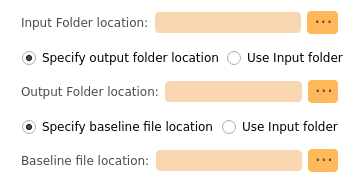
        <widget class="QFrame" name="verticalFrame">
         <property name="styleSheet">
          <string notr="true">background-color: rgb(255, 255, 255);
border-radius: 4px;</string>
         </property>
         <layout class="QVBoxLayout" name="verticalLayout">
          <property name="sizeConstraint">
           <enum>QLayout::SetDefaultConstraint</enum>
          </property>
          <item>
           <layout class="QHBoxLayout" name="horizontalLayout_2">
            <property name="leftMargin">
             <number>10</number>
            </property>
            <property name="rightMargin">
             <number>10</number>
            </property>
            <item>
             <widget class="QLabel" name="static_odsc_label_01">
              <property name="minimumSize">
               <size>
                <width>0</width>
                <height>21</height>
               </size>
              </property>
              <property name="font">
               <font>
                <family>Verdana</family>
                <pointsize>9</pointsize>
                <weight>50</weight>
                <italic>false</italic>
                <bold>false</bold>
               </font>
              </property>
              <property name="styleSheet">
               <string notr="true">color: rgb(75, 75, 75);</string>
              </property>
              <property name="text">
               <string>Input Folder location:</string>
              </property>
             </widget>
            </item>
            <item>
             <widget class="QLineEdit" name="pyqt5_dynamic_odsc_entry_input_path">
              <property name="enabled">
               <bool>true</bool>
              </property>
              <property name="minimumSize">
               <size>
                <width>0</width>
                <height>21</height>
               </size>
              </property>
              <property name="font">
               <font>
                <family>Verdana</family>
               </font>
              </property>
              <property name="styleSheet">
               <string notr="true">border-radius: 4px;
padding: 0px 5px 0px 5px;
background-color: rgb(248,214,176);
</string>
              </property>
              <property name="text">
               <string/>
              </property>
             </widget>
            </item>
            <item>
             <widget class="QPushButton" name="pyqt5_dynamic_odsc_button_loadfolder_input">
              <property name="enabled">
               <bool>true</bool>
              </property>
              <property name="minimumSize">
               <size>
                <width>31</width>
                <height>21</height>
               </size>
              </property>
              <property name="font">
               <font>
                <family>Verdana</family>
                <pointsize>14</pointsize>
               </font>
              </property>
              <property name="styleSheet">
               <string notr="true">QPushButton {
	border-radius: 4px;
	background-color: rgb(255, 184, 90);
	padding-left: 2px;
	color: rgb(75, 75, 75);
}
QPushButton:hover{
	background-color: rgb(248,214,176);	
}
QPushButton:pressed{
	background-color: rgb(179, 197, 192);
}</string>
              </property>
              <property name="text">
               <string>···</string>
              </property>
             </widget>
            </item>
           </layout>
          </item>
          <item>
           <widget class="QFrame" name="horizontalFrame_2">
            <layout class="QHBoxLayout" name="horizontalLayout_3" stretch="1,1">
             <property name="leftMargin">
              <number>10</number>
             </property>
             <property name="rightMargin">
              <number>1</number>
             </property>
             <item>
              <widget class="QRadioButton" name="pyqt5_dynamic_odsc_radio_output_specify">
               <property name="font">
                <font>
                 <family>Verdana</family>
                 <pointsize>9</pointsize>
                </font>
               </property>
               <property name="styleSheet">
                <string notr="true">QRadioButton::indicator
{
width: 15px;
height: 15px;

}

QRadioButton::indicator::unchecked
{
	image: url(:/ui/resources/radiobutton/radiobutton_unchecked.png);
}

QRadioButton::indicator:unchecked:hover
{
    image: url(:/ui//resources/radiobutton/radiobutton_unchecked_hover.png);
}

QRadioButton::indicator:unchecked:pressed
{
    image: url(:/ui//resources/radiobutton/radiobutton_unchecked_pressed.png);
}

QRadioButton::indicator::checked 
{
    image: url(:/ui//resources/radiobutton/radiobutton_checked.png);
}

QRadioButton::indicator:checked:hover 
{
    image: url(:/ui//resources/radiobutton/radiobutton_checked_hover.png);
}

QRadioButton::indicator:checked:pressed 
{
    image: url(:/ui//resources/radiobutton/radiobutton_checked_pressed.png);
}</string>
               </property>
               <property name="text">
                <string>Specify output folder location</string>
               </property>
               <property name="checked">
                <bool>true</bool>
               </property>
              </widget>
             </item>
             <item>
              <widget class="QRadioButton" name="pyqt5_dynamic_odsc_radio_output_use_input">
               <property name="font">
                <font>
                 <family>Verdana</family>
                 <pointsize>9</pointsize>
                </font>
               </property>
               <property name="styleSheet">
                <string notr="true">QRadioButton::indicator
{
width: 15px;
height: 15px;

}

QRadioButton::indicator::unchecked
{
	image: url(:/ui/resources/radiobutton/radiobutton_unchecked.png);
}

QRadioButton::indicator:unchecked:hover
{
    image: url(:/ui//resources/radiobutton/radiobutton_unchecked_hover.png);
}

QRadioButton::indicator:unchecked:pressed
{
    image: url(:/ui//resources/radiobutton/radiobutton_unchecked_pressed.png);
}

QRadioButton::indicator::checked 
{
    image: url(:/ui//resources/radiobutton/radiobutton_checked.png);
}

QRadioButton::indicator:checked:hover 
{
    image: url(:/ui//resources/radiobutton/radiobutton_checked_hover.png);
}

QRadioButton::indicator:checked:pressed 
{
    image: url(:/ui//resources/radiobutton/radiobutton_checked_pressed.png);
}</string>
               </property>
               <property name="text">
                <string>Use Input folder</string>
               </property>
              </widget>
             </item>
            </layout>
           </widget>
          </item>
          <item>
           <layout class="QHBoxLayout" name="horizontalLayout_4">
            <property name="leftMargin">
             <number>10</number>
            </property>
            <property name="rightMargin">
             <number>10</number>
            </property>
            <item>
             <widget class="QLabel" name="static_odsc_label_02">
              <property name="minimumSize">
               <size>
                <width>0</width>
                <height>21</height>
               </size>
              </property>
              <property name="font">
               <font>
                <family>Verdana</family>
                <pointsize>9</pointsize>
                <weight>50</weight>
                <italic>false</italic>
                <bold>false</bold>
               </font>
              </property>
              <property name="styleSheet">
               <string notr="true">color: rgb(75, 75, 75);</string>
              </property>
              <property name="text">
               <string>Output Folder location:</string>
              </property>
             </widget>
            </item>
            <item>
             <widget class="QLineEdit" name="pyqt5_dynamic_odsc_entry_output_path">
              <property name="enabled">
               <bool>true</bool>
              </property>
              <property name="minimumSize">
               <size>
                <width>0</width>
                <height>21</height>
               </size>
              </property>
              <property name="font">
               <font>
                <family>Verdana</family>
               </font>
              </property>
              <property name="styleSheet">
               <string notr="true">QLineEdit {
border-radius: 4px;
padding: 0px 5px 0px 5px;
background-color: rgb(248,214,176);
}

QLineEdit:disabled {
	background-color: rgb(220, 204, 191);
}</string>
              </property>
              <property name="text">
               <string/>
              </property>
             </widget>
            </item>
            <item>
             <widget class="QPushButton" name="pyqt5_dynamic_odsc_button_loadfolder_output">
              <property name="enabled">
               <bool>true</bool>
              </property>
              <property name="minimumSize">
               <size>
                <width>30</width>
                <height>21</height>
               </size>
              </property>
              <property name="font">
               <font>
                <family>Verdana</family>
                <pointsize>14</pointsize>
               </font>
              </property>
              <property name="styleSheet">
               <string notr="true">QPushButton {
	border-radius: 4px;
	background-color: rgb(255, 184, 90);
	padding-left: 2px;
	color: rgb(75, 75, 75);
}
QPushButton:hover{
	background-color: rgb(248,214,176);	
}
QPushButton:pressed{
	background-color: rgb(179, 197, 192);
}</string>
              </property>
              <property name="text">
               <string>···</string>
              </property>
             </widget>
            </item>
           </layout>
          </item>
          <item>
           <widget class="QFrame" name="horizontalFrame_4">
            <layout class="QHBoxLayout" name="horizontalLayout_5">
             <property name="leftMargin">
              <number>10</number>
             </property>
             <item>
              <widget class="QRadioButton" name="pyqt5_dynamic_odsc_radio_baseline_specify">
               <property name="font">
                <font>
                 <family>Verdana</family>
                 <pointsize>9</pointsize>
                </font>
               </property>
               <property name="styleSheet">
                <string notr="true">QRadioButton::indicator
{
width: 15px;
height: 15px;

}

QRadioButton::indicator::unchecked
{
	image: url(:/ui/resources/radiobutton/radiobutton_unchecked.png);
}

QRadioButton::indicator:unchecked:hover
{
    image: url(:/ui//resources/radiobutton/radiobutton_unchecked_hover.png);
}

QRadioButton::indicator:unchecked:pressed
{
    image: url(:/ui//resources/radiobutton/radiobutton_unchecked_pressed.png);
}

QRadioButton::indicator::checked 
{
    image: url(:/ui//resources/radiobutton/radiobutton_checked.png);
}

QRadioButton::indicator:checked:hover 
{
    image: url(:/ui//resources/radiobutton/radiobutton_checked_hover.png);
}

QRadioButton::indicator:checked:pressed 
{
    image: url(:/ui//resources/radiobutton/radiobutton_checked_pressed.png);
}</string>
               </property>
               <property name="text">
                <string>Specify baseline file location</string>
               </property>
               <property name="checked">
                <bool>true</bool>
               </property>
              </widget>
             </item>
             <item>
              <widget class="QRadioButton" name="pyqt5_dynamic_odsc_radio_baseline_use_input">
               <property name="font">
                <font>
                 <family>Verdana</family>
                 <pointsize>9</pointsize>
                </font>
               </property>
               <property name="styleSheet">
                <string notr="true">QRadioButton::indicator
{
width: 15px;
height: 15px;

}

QRadioButton::indicator::unchecked
{
	image: url(:/ui/resources/radiobutton/radiobutton_unchecked.png);
}

QRadioButton::indicator:unchecked:hover
{
    image: url(:/ui//resources/radiobutton/radiobutton_unchecked_hover.png);
}

QRadioButton::indicator:unchecked:pressed
{
    image: url(:/ui//resources/radiobutton/radiobutton_unchecked_pressed.png);
}

QRadioButton::indicator::checked 
{
    image: url(:/ui//resources/radiobutton/radiobutton_checked.png);
}

QRadioButton::indicator:checked:hover 
{
    image: url(:/ui//resources/radiobutton/radiobutton_checked_hover.png);
}

QRadioButton::indicator:checked:pressed 
{
    image: url(:/ui//resources/radiobutton/radiobutton_checked_pressed.png);
}</string>
               </property>
               <property name="text">
                <string>Use Input folder</string>
               </property>
              </widget>
             </item>
            </layout>
           </widget>
          </item>
          <item>
           <layout class="QHBoxLayout" name="horizontalLayout_6">
            <property name="leftMargin">
             <number>10</number>
            </property>
            <property name="rightMargin">
             <number>10</number>
            </property>
            <item>
             <widget class="QLabel" name="static_odsc_label_03">
              <property name="sizePolicy">
               <sizepolicy hsizetype="Preferred" vsizetype="Preferred">
                <horstretch>0</horstretch>
                <verstretch>0</verstretch>
               </sizepolicy>
              </property>
              <property name="font">
               <font>
                <family>Verdana</family>
                <pointsize>9</pointsize>
                <weight>50</weight>
                <italic>false</italic>
                <bold>false</bold>
               </font>
              </property>
              <property name="styleSheet">
               <string notr="true">color: rgb(75, 75, 75);</string>
              </property>
              <property name="text">
               <string>Baseline file location:</string>
              </property>
             </widget>
            </item>
            <item>
             <widget class="QLineEdit" name="pyqt5_dynamic_odsc_entry_baseline_path">
              <property name="enabled">
               <bool>true</bool>
              </property>
              <property name="minimumSize">
               <size>
                <width>0</width>
                <height>21</height>
               </size>
              </property>
              <property name="font">
               <font>
                <family>Verdana</family>
               </font>
              </property>
              <property name="styleSheet">
               <string notr="true">QLineEdit {
border-radius: 4px;
padding: 0px 5px 0px 5px;
background-color: rgb(248,214,176);
}

QLineEdit:disabled {
	background-color: rgb(220, 204, 191);
}</string>
              </property>
              <property name="text">
               <string/>
              </property>
             </widget>
            </item>
            <item>
             <widget class="QPushButton" name="pyqt5_dynamic_odsc_button_loadfile_baseline">
              <property name="enabled">
               <bool>true</bool>
              </property>
              <property name="minimumSize">
               <size>
                <width>30</width>
                <height>21</height>
               </size>
              </property>
              <property name="font">
               <font>
                <family>Verdana</family>
                <pointsize>14</pointsize>
               </font>
              </property>
              <property name="styleSheet">
               <string notr="true">QPushButton {
	border-radius: 4px;
	background-color: rgb(255, 184, 90);
	padding-left: 2px;
	color: rgb(75, 75, 75);
}
QPushButton:hover{
	background-color: rgb(248,214,176);	
}
QPushButton:pressed{
	background-color: rgb(179, 197, 192);
}</string>
              </property>
              <property name="text">
               <string>···</string>
              </property>
             </widget>
            </item>
           </layout>
          </item>
         </layout>
        </widget>
